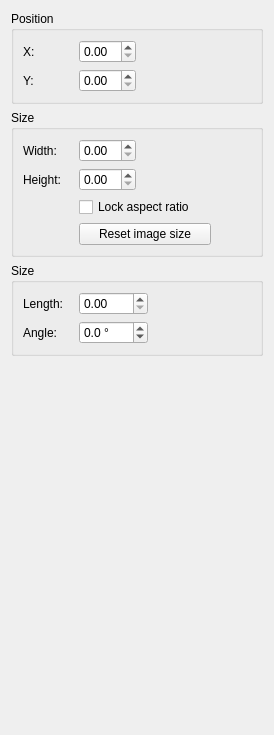
     <widget class="QWidget" name="posSizePage">
      <attribute name="title">
       <string>Position/Size</string>
      </attribute>
      <layout class="QGridLayout" name="gridLayout_21">
       <item row="0" column="0">
        <widget class="QGroupBox" name="groupBox_10">
         <property name="title">
          <string>Position</string>
         </property>
         <layout class="QGridLayout" name="gridLayout_18">
          <item row="0" column="0">
           <layout class="QFormLayout" name="formLayout_9">
            <item row="0" column="0">
             <widget class="QLabel" name="label_25">
              <property name="minimumSize">
               <size>
                <width>50</width>
                <height>0</height>
               </size>
              </property>
              <property name="text">
               <string>X:</string>
              </property>
             </widget>
            </item>
            <item row="0" column="1">
             <layout class="QHBoxLayout" name="horizontalLayout_9">
              <item>
               <widget class="QDoubleSpinBox" name="posXSpin"/>
              </item>
             </layout>
            </item>
            <item row="1" column="0">
             <widget class="QLabel" name="label_26">
              <property name="minimumSize">
               <size>
                <width>50</width>
                <height>0</height>
               </size>
              </property>
              <property name="text">
               <string>Y:</string>
              </property>
             </widget>
            </item>
            <item row="1" column="1">
             <layout class="QHBoxLayout" name="horizontalLayout_10">
              <item>
               <widget class="QDoubleSpinBox" name="posYSpin"/>
              </item>
             </layout>
            </item>
           </layout>
          </item>
          <item row="0" column="1">
           <spacer name="horizontalSpacer_9">
            <property name="orientation">
             <enum>Qt::Horizontal</enum>
            </property>
            <property name="sizeHint" stdset="0">
             <size>
              <width>40</width>
              <height>20</height>
             </size>
            </property>
           </spacer>
          </item>
         </layout>
        </widget>
       </item>
       <item row="1" column="0">
        <widget class="QGroupBox" name="sizeRectFrame">
         <property name="title">
          <string>Size</string>
         </property>
         <layout class="QGridLayout" name="gridLayout_22">
          <item row="0" column="0">
           <layout class="QGridLayout" name="gridLayout_19">
            <item row="0" column="1">
             <layout class="QHBoxLayout" name="horizontalLayout_11">
              <item>
               <widget class="QDoubleSpinBox" name="sizeWSpin"/>
              </item>
              <item>
               <spacer name="horizontalSpacer_10">
                <property name="orientation">
                 <enum>Qt::Horizontal</enum>
                </property>
                <property name="sizeHint" stdset="0">
                 <size>
                  <width>40</width>
                  <height>20</height>
                 </size>
                </property>
               </spacer>
              </item>
             </layout>
            </item>
            <item row="0" column="0">
             <widget class="QLabel" name="label_29">
              <property name="minimumSize">
               <size>
                <width>50</width>
                <height>0</height>
               </size>
              </property>
              <property name="text">
               <string>Width:</string>
              </property>
             </widget>
            </item>
            <item row="1" column="1">
             <layout class="QHBoxLayout" name="horizontalLayout_12">
              <item>
               <widget class="QDoubleSpinBox" name="sizeHSpin"/>
              </item>
              <item>
               <spacer name="horizontalSpacer_23">
                <property name="orientation">
                 <enum>Qt::Horizontal</enum>
                </property>
                <property name="sizeHint" stdset="0">
                 <size>
                  <width>40</width>
                  <height>20</height>
                 </size>
                </property>
               </spacer>
              </item>
             </layout>
            </item>
            <item row="2" column="1">
             <layout class="QVBoxLayout" name="verticalLayout_6">
              <item>
               <widget class="QCheckBox" name="sizeAspectCheck">
                <property name="sizePolicy">
                 <sizepolicy hsizetype="Minimum" vsizetype="Fixed">
                  <horstretch>0</horstretch>
                  <verstretch>0</verstretch>
                 </sizepolicy>
                </property>
                <property name="minimumSize">
                 <size>
                  <width>132</width>
                  <height>0</height>
                 </size>
                </property>
                <property name="text">
                 <string>Lock aspect ratio</string>
                </property>
               </widget>
              </item>
             </layout>
            </item>
            <item row="3" column="1">
             <widget class="QPushButton" name="sizeResetImageButton">
              <property name="text">
               <string>Reset image size</string>
              </property>
             </widget>
            </item>
            <item row="1" column="0">
             <widget class="QLabel" name="label_30">
              <property name="minimumSize">
               <size>
                <width>50</width>
                <height>0</height>
               </size>
              </property>
              <property name="text">
               <string>Height:</string>
              </property>
             </widget>
            </item>
            <item row="3" column="2">
             <spacer name="horizontalSpacer_25">
              <property name="orientation">
               <enum>Qt::Horizontal</enum>
              </property>
              <property name="sizeHint" stdset="0">
               <size>
                <width>40</width>
                <height>20</height>
               </size>
              </property>
             </spacer>
            </item>
           </layout>
          </item>
         </layout>
        </widget>
       </item>
       <item row="2" column="0">
        <widget class="QGroupBox" name="sizeLineFrame">
         <property name="title">
          <string>Size</string>
         </property>
         <layout class="QGridLayout" name="gridLayout_20">
          <item row="0" column="0">
           <layout class="QFormLayout" name="formLayout_11">
            <item row="0" column="0">
             <widget class="QLabel" name="label_33">
              <property name="minimumSize">
               <size>
                <width>50</width>
                <height>0</height>
               </size>
              </property>
              <property name="text">
               <string>Length:</string>
              </property>
             </widget>
            </item>
            <item row="0" column="1">
             <layout class="QHBoxLayout" name="horizontalLayout_13">
              <item>
               <widget class="QDoubleSpinBox" name="sizeLineLengthSpin"/>
              </item>
             </layout>
            </item>
            <item row="1" column="0">
             <widget class="QLabel" name="label_35">
              <property name="minimumSize">
               <size>
                <width>50</width>
                <height>0</height>
               </size>
              </property>
              <property name="text">
               <string>Angle:</string>
              </property>
             </widget>
            </item>
            <item row="1" column="1">
             <layout class="QHBoxLayout" name="horizontalLayout_14">
              <item>
               <widget class="QDoubleSpinBox" name="sizeLineAngleSpin">
                <property name="suffix">
                 <string notr="true"> °</string>
                </property>
                <property name="decimals">
                 <number>1</number>
                </property>
                <property name="minimum">
                 <double>-180.000000000000000</double>
                </property>
                <property name="maximum">
                 <double>180.000000000000000</double>
                </property>
                <property name="singleStep">
                 <double>0.100000000000000</double>
                </property>
               </widget>
              </item>
             </layout>
            </item>
           </layout>
          </item>
          <item row="0" column="1">
           <spacer name="horizontalSpacer_11">
            <property name="orientation">
             <enum>Qt::Horizontal</enum>
            </property>
            <property name="sizeHint" stdset="0">
             <size>
              <width>40</width>
              <height>20</height>
             </size>
            </property>
           </spacer>
          </item>
         </layout>
        </widget>
       </item>
       <item row="3" column="0">
        <spacer name="verticalSpacer_9">
         <property name="orientation">
          <enum>Qt::Vertical</enum>
         </property>
         <property name="sizeHint" stdset="0">
          <size>
           <width>20</width>
           <height>368</height>
          </size>
         </property>
        </spacer>
       </item>
      </layout>
     </widget>
